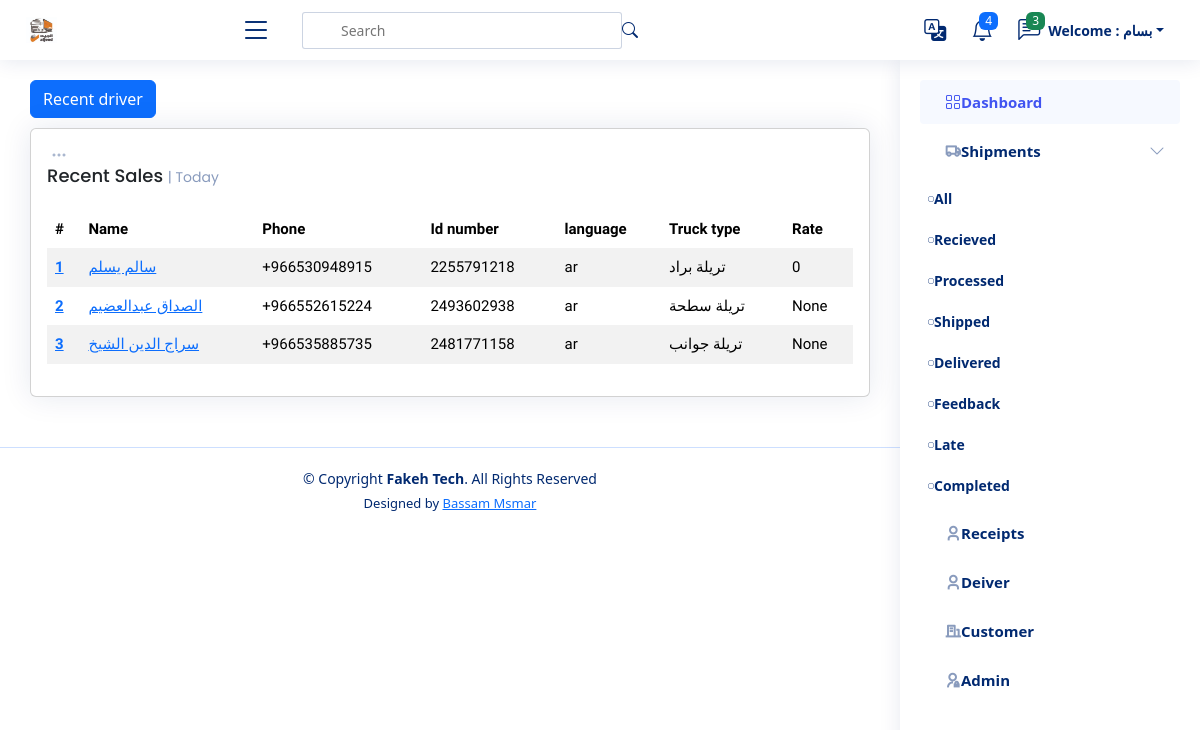
Page /driver/ (signed in) on the earlier database version.
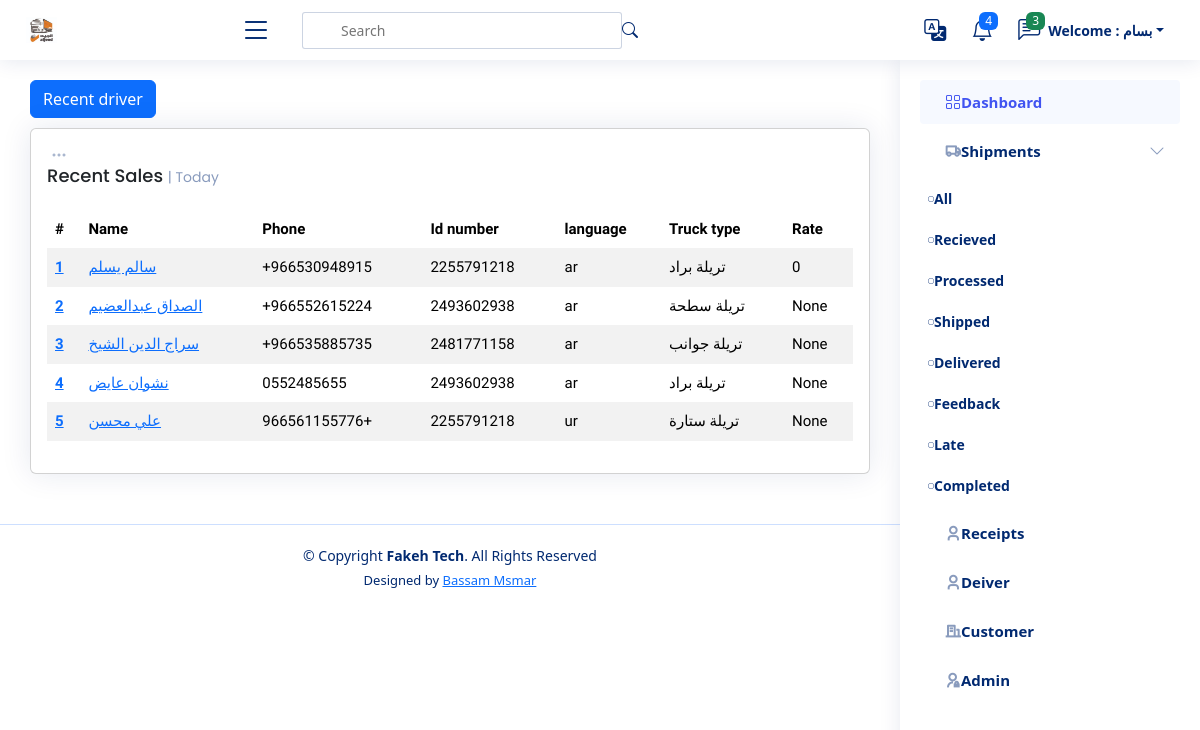
Same page on the later database version.
### drivers/models.py (models this page shows, shortened)
class Driver(models.Model):
    name = models.CharField(_("Driver Name"), max_length=120)
    phone = models.CharField(_("Driver Phone"), max_length=120)
    id_number = models.CharField(_("Driver Id Number"), max_length=10, null=True, blank=True)
    language = models.CharField(_("Driver Language"),  max_length=120, choices=LANGUAHE, null=True, blank=True)
    truck_type =models.CharField(_("Truck Type"), max_length=120, choices=TRUCK_TYPE, null=True, blank=True)
    rate = models.IntegerField(_("Rate"), null=True, blank=True)
    image_id = models.ImageField(_("Driver Image"), null=True, blank=True, upload_to='driver_image', default='driver_image/id_defult.png')

### drivers/views.py (the view)
# urls.py: path('', DriverList.as_view(), name='driver_list'),
class DriverList(ListView):
    model = Driver

### templates/drivers/driver_list.html (shortened to what this page needs)
{% extends 'base.html' %}
{% load static %}
{% load i18n %}
{% block body %}
<main id="main" class="main">
    <div class="pagetitle">
        <a href="{% url 'driver_create' %}"><button type="button" class="btn btn-primary">{% translate "Recent driver" %}</button></a>
      </div>
    <section class="section dashboard">
        <div class="row">
            <div class="col-lg-12">
                <div class="row">
                    <div class="col-12">
                        <div class="card recent-sales overflow-auto">
                            <div class="filter">
                                <a class="icon" href="#" data-bs-toggle="dropdown"><i class="bi bi-three-dots"></i></a>
                            </div>
                            <div class="card-body">
                                <h5 class="card-title">Recent Sales <span>| Today</span></h5>
                                <table class="table table-borderless datatable table-striped table-hover">
                                    <thead>
                                        <tr>
                                            <th scope="col">#</th>
                                            <th scope="col">Name</th>
                                            <th scope="col">Phone</th>
                                            <th scope="col">Id number</th>
                                            <th scope="col">language</th>
                                            <th scope="col">Truck type</th>
                                            <th scope="col">Rate</th>
                                        </tr>
                                    </thead>
                                    <tbody>
                                        {% for driver in driver_list %}
                                        <tr>
                                            <th scope="row"><a href="#">{{ driver.id }}</a></th>
                                            <td><a href="#">{{ driver.name }}</a></td>
                                            <td>{{ driver.phone}}</td>
                                            <td>{{ driver.id_number }}</td>
                                            <td>{{ driver.language }} </td>
                                            <td>{{ driver.truck_type }}</td>
                                            <td>{{ driver.rate}}</td>
                                        </tr>
                                        {% endfor %}
                                    </tbody>
                                </table>
                            </div>
                        </div>
                    </div>
                </div>
            </div>
        </div>
    </section>
</main>
{% endblock %}

Differences in the rows shown:
added Driver: id "4", name "نشوان عايض", phone "0552485655", id_number "2493602938", language "ar", truck_type "تريلة براد", rate "None"
added Driver: id "5", name "علي محسن", phone "966561155776+", id_number "2255791218", language "ur", truck_type "تريلة ستارة", rate "None"
